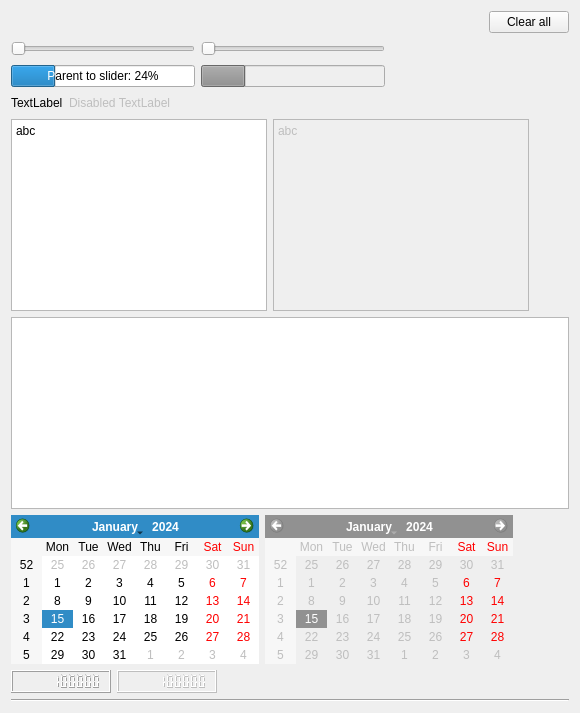
      <widget class="QWidget" name="tab">
       <attribute name="title">
        <string notr="true">Display Widgets</string>
       </attribute>
       <layout class="QVBoxLayout" name="verticalLayout_3">
        <item>
         <layout class="QHBoxLayout" name="horizontalLayout_25">
          <item>
           <spacer name="horizontalSpacer_12">
            <property name="orientation">
             <enum>Qt::Horizontal</enum>
            </property>
            <property name="sizeHint" stdset="0">
             <size>
              <width>40</width>
              <height>20</height>
             </size>
            </property>
           </spacer>
          </item>
          <item>
           <widget class="QPushButton" name="pushButton_4">
            <property name="text">
             <string notr="true">Clear all</string>
            </property>
           </widget>
          </item>
         </layout>
        </item>
        <item>
         <layout class="QHBoxLayout" name="horizontalLayout_22">
          <item>
           <widget class="QSlider" name="horizontalSlider">
            <property name="maximum">
             <number>100</number>
            </property>
            <property name="orientation">
             <enum>Qt::Horizontal</enum>
            </property>
            <property name="invertedAppearance">
             <bool>false</bool>
            </property>
            <property name="invertedControls">
             <bool>false</bool>
            </property>
           </widget>
          </item>
          <item>
           <widget class="QSlider" name="horizontalSlider_2">
            <property name="enabled">
             <bool>false</bool>
            </property>
            <property name="maximum">
             <number>100</number>
            </property>
            <property name="orientation">
             <enum>Qt::Horizontal</enum>
            </property>
            <property name="invertedAppearance">
             <bool>false</bool>
            </property>
            <property name="invertedControls">
             <bool>false</bool>
            </property>
           </widget>
          </item>
          <item>
           <spacer name="horizontalSpacer_13">
            <property name="orientation">
             <enum>Qt::Horizontal</enum>
            </property>
            <property name="sizeHint" stdset="0">
             <size>
              <width>40</width>
              <height>20</height>
             </size>
            </property>
           </spacer>
          </item>
         </layout>
        </item>
        <item>
         <layout class="QHBoxLayout" name="horizontalLayout_21">
          <item>
           <widget class="QProgressBar" name="progressBar">
            <property name="value">
             <number>24</number>
            </property>
            <property name="format">
             <string notr="true">Parent to slider: %p%</string>
            </property>
           </widget>
          </item>
          <item>
           <widget class="QProgressBar" name="progressBar_2">
            <property name="enabled">
             <bool>false</bool>
            </property>
            <property name="value">
             <number>24</number>
            </property>
            <property name="format">
             <string/>
            </property>
           </widget>
          </item>
          <item>
           <spacer name="horizontalSpacer_14">
            <property name="orientation">
             <enum>Qt::Horizontal</enum>
            </property>
            <property name="sizeHint" stdset="0">
             <size>
              <width>40</width>
              <height>20</height>
             </size>
            </property>
           </spacer>
          </item>
         </layout>
        </item>
        <item>
         <layout class="QHBoxLayout" name="horizontalLayout_20">
          <item>
           <widget class="QLabel" name="label_2">
            <property name="text">
             <string notr="true">TextLabel</string>
            </property>
           </widget>
          </item>
          <item>
           <widget class="QLabel" name="label_8">
            <property name="enabled">
             <bool>false</bool>
            </property>
            <property name="text">
             <string notr="true">Disabled TextLabel</string>
            </property>
           </widget>
          </item>
          <item>
           <spacer name="horizontalSpacer_15">
            <property name="orientation">
             <enum>Qt::Horizontal</enum>
            </property>
            <property name="sizeHint" stdset="0">
             <size>
              <width>40</width>
              <height>20</height>
             </size>
            </property>
           </spacer>
          </item>
         </layout>
        </item>
        <item>
         <layout class="QHBoxLayout" name="horizontalLayout_19">
          <item>
           <widget class="QTextBrowser" name="textBrowser">
            <property name="readOnly">
             <bool>false</bool>
            </property>
            <property name="markdown">
             <string notr="true">abc

</string>
            </property>
            <property name="html">
             <string notr="true">&lt;!DOCTYPE HTML PUBLIC &quot;-//W3C//DTD HTML 4.0//EN&quot; &quot;http://www.w3.org/TR/REC-html40/strict.dtd&quot;&gt;
&lt;html&gt;&lt;head&gt;&lt;meta name=&quot;qrichtext&quot; content=&quot;1&quot; /&gt;&lt;meta charset=&quot;utf-8&quot; /&gt;&lt;style type=&quot;text/css&quot;&gt;
p, li { white-space: pre-wrap; }
&lt;/style&gt;&lt;/head&gt;&lt;body style=&quot; font-family:'Segoe UI'; font-size:9pt; font-weight:400; font-style:normal;&quot;&gt;
&lt;p style=&quot; margin-top:6px; margin-bottom:6px; margin-left:0px; margin-right:0px; -qt-block-indent:0; text-indent:0px;&quot;&gt;abc&lt;/p&gt;&lt;/body&gt;&lt;/html&gt;</string>
            </property>
            <property name="placeholderText">
             <string notr="true">textBrowser</string>
            </property>
           </widget>
          </item>
          <item>
           <widget class="QTextBrowser" name="textBrowser_2">
            <property name="enabled">
             <bool>false</bool>
            </property>
            <property name="readOnly">
             <bool>false</bool>
            </property>
            <property name="markdown">
             <string notr="true">abc

</string>
            </property>
            <property name="html">
             <string notr="true">&lt;!DOCTYPE HTML PUBLIC &quot;-//W3C//DTD HTML 4.0//EN&quot; &quot;http://www.w3.org/TR/REC-html40/strict.dtd&quot;&gt;
&lt;html&gt;&lt;head&gt;&lt;meta name=&quot;qrichtext&quot; content=&quot;1&quot; /&gt;&lt;meta charset=&quot;utf-8&quot; /&gt;&lt;style type=&quot;text/css&quot;&gt;
p, li { white-space: pre-wrap; }
&lt;/style&gt;&lt;/head&gt;&lt;body style=&quot; font-family:'Segoe UI'; font-size:9pt; font-weight:400; font-style:normal;&quot;&gt;
&lt;p style=&quot; margin-top:6px; margin-bottom:6px; margin-left:0px; margin-right:0px; -qt-block-indent:0; text-indent:0px;&quot;&gt;abc&lt;/p&gt;&lt;/body&gt;&lt;/html&gt;</string>
            </property>
            <property name="placeholderText">
             <string notr="true">Disabled textBrowser</string>
            </property>
           </widget>
          </item>
          <item>
           <spacer name="horizontalSpacer_16">
            <property name="orientation">
             <enum>Qt::Horizontal</enum>
            </property>
            <property name="sizeHint" stdset="0">
             <size>
              <width>40</width>
              <height>20</height>
             </size>
            </property>
           </spacer>
          </item>
         </layout>
        </item>
        <item>
         <widget class="QGraphicsView" name="graphicsView"/>
        </item>
        <item>
         <layout class="QHBoxLayout" name="horizontalLayout_23">
          <item>
           <widget class="QCalendarWidget" name="calendarWidget"/>
          </item>
          <item>
           <widget class="QCalendarWidget" name="calendarWidget_2">
            <property name="enabled">
             <bool>false</bool>
            </property>
           </widget>
          </item>
          <item>
           <spacer name="horizontalSpacer_17">
            <property name="orientation">
             <enum>Qt::Horizontal</enum>
            </property>
            <property name="sizeHint" stdset="0">
             <size>
              <width>40</width>
              <height>20</height>
             </size>
            </property>
           </spacer>
          </item>
         </layout>
        </item>
        <item>
         <layout class="QHBoxLayout" name="horizontalLayout_24">
          <item>
           <widget class="QLCDNumber" name="lcdNumber">
            <property name="smallDecimalPoint">
             <bool>true</bool>
            </property>
            <property name="digitCount">
             <number>10</number>
            </property>
            <property name="mode">
             <enum>QLCDNumber::Dec</enum>
            </property>
            <property name="intValue" stdset="0">
             <number>1234567890</number>
            </property>
           </widget>
          </item>
          <item>
           <widget class="QLCDNumber" name="lcdNumber_2">
            <property name="enabled">
             <bool>false</bool>
            </property>
            <property name="smallDecimalPoint">
             <bool>true</bool>
            </property>
            <property name="digitCount">
             <number>10</number>
            </property>
            <property name="mode">
             <enum>QLCDNumber::Dec</enum>
            </property>
            <property name="intValue" stdset="0">
             <number>1234567890</number>
            </property>
           </widget>
          </item>
          <item>
           <spacer name="horizontalSpacer_18">
            <property name="orientation">
             <enum>Qt::Horizontal</enum>
            </property>
            <property name="sizeHint" stdset="0">
             <size>
              <width>40</width>
              <height>20</height>
             </size>
            </property>
           </spacer>
          </item>
         </layout>
        </item>
        <item>
         <widget class="Line" name="line">
          <property name="orientation">
           <enum>Qt::Horizontal</enum>
          </property>
         </widget>
        </item>
       </layout>
      </widget>
